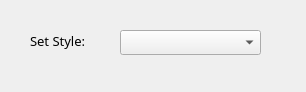
<?xml version="1.0" encoding="UTF-8"?>
<ui version="4.0">
 <class>ChangeStyleForm</class>
 <widget class="QWidget" name="ChangeStyleForm">
  <property name="geometry">
   <rect>
    <x>0</x>
    <y>0</y>
    <width>306</width>
    <height>92</height>
   </rect>
  </property>
  <property name="windowTitle">
   <string>Form</string>
  </property>
  <widget class="QLabel" name="label">
   <property name="geometry">
    <rect>
     <x>30</x>
     <y>30</y>
     <width>91</width>
     <height>21</height>
    </rect>
   </property>
   <property name="font">
    <font>
     <family>SimSun-ExtB</family>
     <pointsize>10</pointsize>
    </font>
   </property>
   <property name="text">
    <string>Set Style:</string>
   </property>
  </widget>
  <widget class="QComboBox" name="ChangeStylecomboBox">
   <property name="geometry">
    <rect>
     <x>120</x>
     <y>30</y>
     <width>141</width>
     <height>25</height>
    </rect>
   </property>
  </widget>
  <action name="ChangeStyleAction">
   <property name="text">
    <string>Changestyle</string>
   </property>
  </action>
 </widget>
 <resources/>
 <connections/>
</ui>
